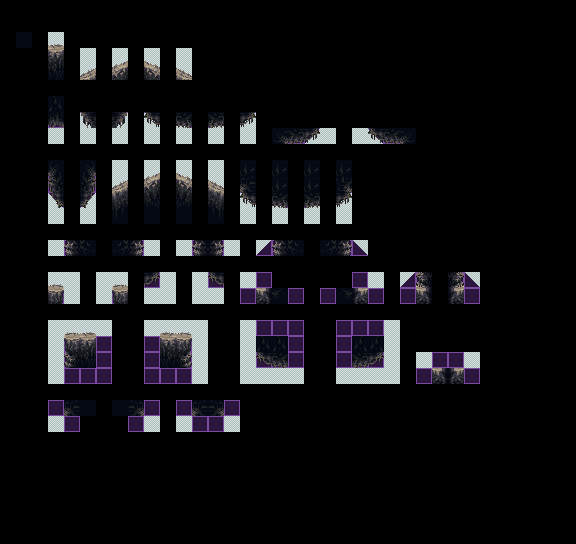

This is a level from a 2D game, rendered from its Tiled map with the project's own tilesets. A one-line summary and the map file follow, with tile-layer data summarised:
An orthogonal 36x34 tile map with 16x16 px tiles, 2 tile layers (input_Terrain, output_Ground), 2 tilesets.

<map version="1.10" tiledversion="1.10.1" orientation="orthogonal" renderorder="right-down" width="36" height="34" tilewidth="16" tileheight="16" infinite="0" nextlayerid="3" nextobjectid="1">
 <tileset firstgid="1" source="../Prototype Caves Tileset.tsx" />
 <tileset firstgid="33" source="../mainlevbuild.tsx" />
 <layer id="2" name="input_Terrain" width="36" height="34">
  <data>[1224 cells, 217 non-empty, 14 distinct tile ids]</data>
 </layer>
 <layer id="1" name="output_Ground" width="36" height="34">
  <data>[1224 cells, 108 non-empty, 58 distinct tile ids]</data>
 </layer>
</map>
